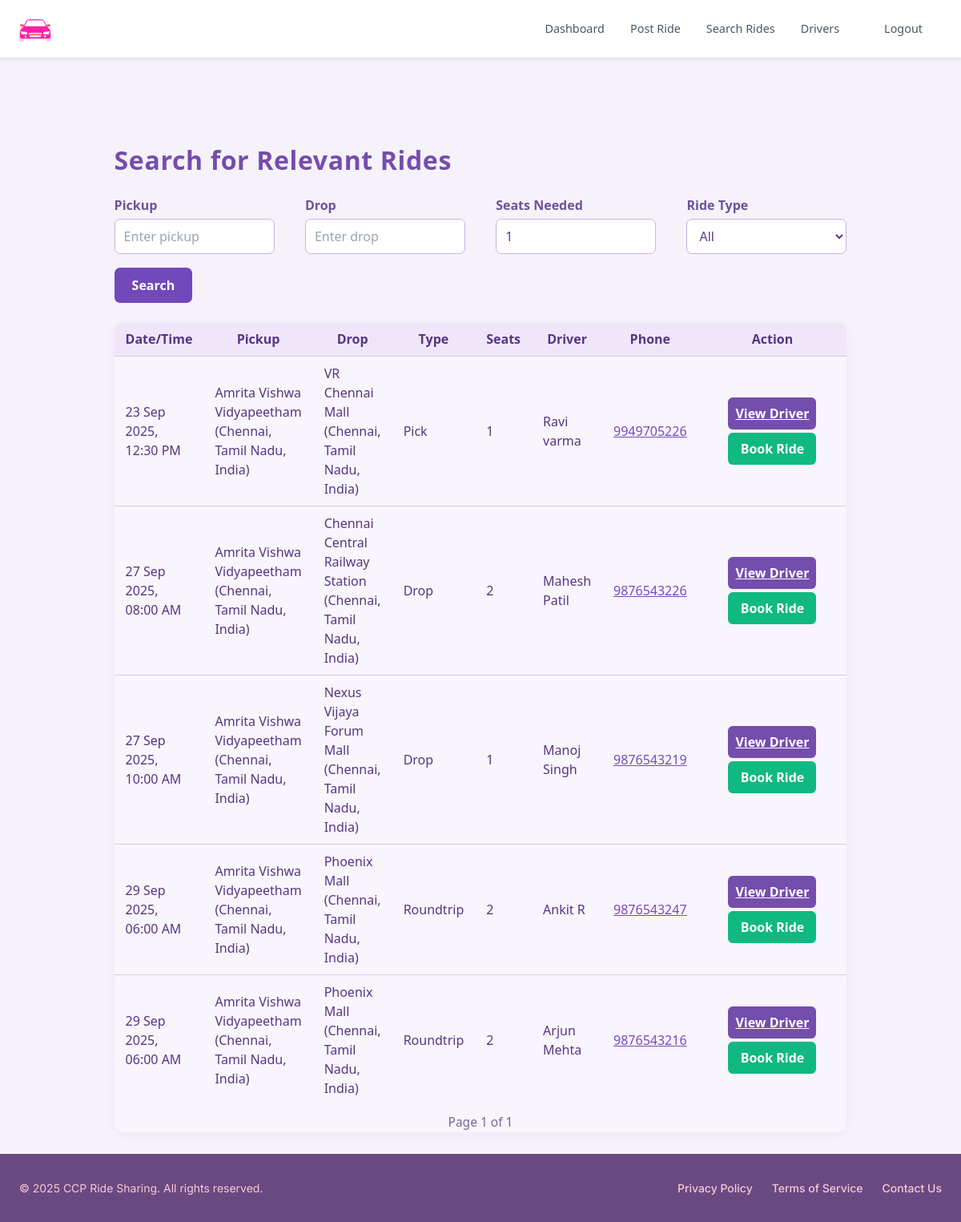
Page /search_ride.php (signed in) on the committed database.
### tables this page shows
CREATE TABLE `ride_requests` (
  `id` int(11) NOT NULL,
  `user_id` int(11) NOT NULL,
  `driver_id` int(11) NOT NULL,
  `request_time` datetime DEFAULT current_timestamp(),
  `ride_datetime` datetime NOT NULL,
  `ride_type` enum('drop','pick','roundtrip') NOT NULL,
  `pickup_location` varchar(255) NOT NULL,
  `drop_location` varchar(255) NOT NULL,
  `status` enum('waiting','accepted','rejected') DEFAULT 'waiting',
  `notification_sent` tinyint(1) DEFAULT 0,
  `post_ride` enum('yes','no') NOT NULL DEFAULT 'no',
  `available_seats` int(11) DEFAULT 0
);

CREATE TABLE `drivers` (
  `id` int(11) NOT NULL,
  `name` varchar(100) NOT NULL,
  `phone` varchar(15) NOT NULL,
  `password` varchar(255) NOT NULL,
  `aadhar` varchar(20) NOT NULL,
  `license` varchar(50) NOT NULL,
  `languages` varchar(100) DEFAULT NULL,
  `car_model` varchar(100) NOT NULL,
  `car_capacity` int(11) NOT NULL,
  `car_number` varchar(20) NOT NULL,
  `price_per_km` decimal(6,2) NOT NULL,
  `created_at` timestamp NOT NULL DEFAULT current_timestamp(),
  `outstation` varchar(3) DEFAULT NULL
);

### public/search_ride.php (the view, shortened to what this page needs)
<?php
require_once '../includes/db_connection.php';
include '../includes/header_private.php';
$pickup = trim($_GET['pickup'] ?? '');
$drop = trim($_GET['drop'] ?? '');
$ride_type = $_GET['ride_type'] ?? '';
$required_seats = max(1, intval($_GET['seats'] ?? 1));
$limit = 6;
$page = max(1, intval($_GET['page'] ?? 1));
$offset = ($page - 1) * $limit;
$where = ["r.status = 'accepted'", "r.available_seats >= ?"];
$params = [$required_seats];
$where_sql = count($where) ? 'WHERE ' . implode(' AND ', $where) : '';
$stmt_count = $pdo->prepare("SELECT COUNT(*) FROM ride_requests r $where_sql");
$stmt_count->execute($params);
$total_rides = $stmt_count->fetchColumn();
$total_pages = ceil($total_rides / $limit);
$stmt = $pdo->prepare("
  SELECT r.*, d.name AS driver_name, d.phone AS driver_phone
  FROM ride_requests r
  JOIN drivers d ON r.driver_id = d.id
  $where_sql
  ORDER BY r.ride_datetime ASC
  LIMIT $limit OFFSET $offset
");
$stmt->execute($params);
$rides = $stmt->fetchAll();
?>
<!DOCTYPE html>
<html lang="en">
<head>
    <script src="https://cdn.tailwindcss.com"></script>
    <link href="https://cdnjs.cloudflare.com/ajax/libs/font-awesome/6.0.0/css/all.min.css" rel="stylesheet" />
</head>
<body>
    <div class="page-content">
        <h2>Search for Relevant Rides</h2>
        <form method="get" class="simple-search-form" autocomplete="off">
            <div>
                <label for="pickup">Pickup</label>
                <input id="pickup" name="pickup" type="text" placeholder="Enter pickup" value="<?= htmlspecialchars($pickup) ?>">
            </div>
            <div>
                <label for="drop">Drop</label>
                <input id="drop" name="drop" type="text" placeholder="Enter drop" value="<?= htmlspecialchars($drop) ?>">
            </div>
            <div>
                <label for="seats">Seats Needed</label>
                <input id="seats" name="seats" type="number" min="1" max="10" value="<?= $required_seats ?>" required>
            </div>
            <div>
                <label for="ride_type">Ride Type</label>
                <select id="ride_type" name="ride_type">
                    <option value="" <?= $ride_type === '' ? 'selected' : '' ?>>All</option>
                </select>
            </div>
            <button type="submit" class="search-btn">Search</button>
        </form>
        <div class="rides-table-block">
            <?php if ($total_rides > 0): ?>
                <table class="ride-table">
                    <thead>
                        <tr>
                            <th>Date/Time</th>
                            <th>Pickup</th>
                            <th>Drop</th>
                            <th>Type</th>
                            <th>Seats</th>
                            <th>Driver</th>
                            <th>Phone</th>
                            <th>Action</th>
                        </tr>
                    </thead>
                    <tbody>
                        <?php foreach ($rides as $ride): ?>
                            <tr>
                                <td><?= date('d M Y, h:i A', strtotime($ride['ride_datetime'])) ?></td>
                                <td><?= htmlspecialchars($ride['pickup_location']) ?></td>
                                <td><?= htmlspecialchars($ride['drop_location']) ?></td>
                                <td><?= ucfirst($ride['ride_type']) ?></td>
                                <td><?= intval($ride['available_seats']) ?></td>
                                <td><?= htmlspecialchars($ride['driver_name']) ?></td>
                                <td><a href="tel:<?= htmlspecialchars($ride['driver_phone']) ?>"><?= htmlspecialchars($ride['driver_phone']) ?></a></td>
                                <td style="text-align:center;">
                                    <a style="color: white" href="driver_profile.php?driver_id=<?= (int)$ride['driver_id'] ?>" class="action-btn view-driver-btn">View Driver</a>
                                    <button class="action-btn book-ride-btn" onclick="bookRide(<?= (int)$ride['id'] ?>, '<?= htmlspecialchars($ride['pickup_location']) ?>', '<?= htmlspecialchars($ride['drop_location']) ?>', '<?= htmlspecialchars($ride['driver_name']) ?>')">Book Ride</button>
                                </td>
                            </tr>
                        <?php endforeach; ?>
                    </tbody>
                </table>
                <div class="page-control">
                    <span>Page <?= $page ?> of <?= $total_pages ?></span>
                </div>
            <?php else: ?>
                <div style="padding: 1.8rem; text-align:center; color:#a17bb3;">No rides found. Try other pickup/drop or seats criteria.</div>
            <?php endif; ?>
        </div>
    </div>
    <?php include '../includes/footer_private.php'; ?>
</body>
</html>

### includes/header_private.php (style rules this page uses)
* { margin: 0; padding: 0; box-sizing: border-box; }
body { font-family: 'Inter', -apple-system, BlinkMacSystemFont, 'Segoe UI', Roboto, Oxygen, Ubuntu, Cantarell, sans-serif; background-color: #f5f7fa; color: #333; line-height: 1.6; }

### public/search_ride.php (style rules this page uses)
body { min-height: 100vh; display: flex; flex-direction: column; background: #f6f2fa; color: #534779; font-family: 'Segoe UI', Tahoma, Geneva, Verdana, sans-serif; }
.page-content { flex: 1; max-width: 950px; margin: 2.5rem auto 0 auto; width: 100%; padding: 0 1.1rem; box-sizing: border-box; }
h2 { font-size: 2rem; font-weight: 700; color: #754dac; margin-bottom: 1.25rem; letter-spacing: 0.02em; }
form.simple-search-form { display: flex; flex-wrap: wrap; gap: 1.1rem 2.4rem; align-items: flex-end; margin-bottom: 1.5rem; }
form.simple-search-form > div { flex: 1; min-width: 180px; }
form.simple-search-form label { font-weight: 600; margin-bottom: 0.3rem; display: block; color: #6e529a; }
form.simple-search-form input, form.simple-search-form select { width: 100%; padding: 9px 11px; font-size: 1rem; border-radius: 7px; border: 1px solid #c6b3e3; background: #fff; color: #5a3e85; }
button.search-btn { padding: 10px 22px; background: #7248bb; border: none; color: white; font-weight: 600; font-size: 1rem; border-radius: 7px; cursor: pointer; }
.rides-table-block { background: #f8f5fc; border-radius: 12px; box-shadow: 0 3px 14px #c2b1e627; margin-bottom: 1.7rem; overflow-x: auto; }
.ride-table { width: 100%; border-collapse: collapse; background: transparent; }
.ride-table th, .ride-table td { padding: 9px 14px; border-bottom: 1px solid #d6cbe7; font-size: 1rem; color: #563682; }
.ride-table th { background: #efe6fa; font-weight: 700; }
.ride-table tr:last-child td { border-bottom: none; }
.ride-table a { color: #784abe; text-decoration: underline; }
.page-control { display: flex; justify-content: space-between; color: #786697; font-size:0.97rem; margin-top: 10px; }
.ride-table th, .ride-table td { vertical-align: middle; }
.action-btn { display: inline-block; min-width: 110px; padding: 8px 0; border-radius: 6px; color: #fff; font-weight: 600; text-align: center; text-decoration: none; border: none; font-size: 1rem; cursor: pointer; transition: all 0.3s ease; margin: 2px; }
.view-driver-btn { background: #754dac; }
.book-ride-btn { background: #10B981; }
.ride-table th:last-child, .ride-table td:last-child { width: 240px; text-align: center; }

### includes/footer_private.php (style rules this page uses)
* { margin: 0; padding: 0; box-sizing: border-box; }

### rows in the picture
ride_requests: ride_datetime "23 Sep 2025, 12:30 PM", pickup_location "Amrita Vishwa Vidyapeetham (Chennai, Tamil Nadu, India)", drop_location "VR Chennai Mall (Chennai, Tamil Nadu, India)", ride_type "Pick", available_seats "1", driver.name "Ravi varma", driver.phone "9949705226"
ride_requests: ride_datetime "27 Sep 2025, 08:00 AM", pickup_location "Amrita Vishwa Vidyapeetham (Chennai, Tamil Nadu, India)", drop_location "Chennai Central Railway Station (Chennai, Tamil Nadu, India)", ride_type "Drop", available_seats "2", driver.name "Mahesh Patil", driver.phone "9876543226"
ride_requests: ride_datetime "27 Sep 2025, 10:00 AM", pickup_location "Amrita Vishwa Vidyapeetham (Chennai, Tamil Nadu, India)", drop_location "Nexus Vijaya Forum Mall (Chennai, Tamil Nadu, India)", ride_type "Drop", available_seats "1", driver.name "Manoj Singh", driver.phone "9876543219"
ride_requests: ride_datetime "29 Sep 2025, 06:00 AM", pickup_location "Amrita Vishwa Vidyapeetham (Chennai, Tamil Nadu, India)", drop_location "Phoenix Mall (Chennai, Tamil Nadu, India)", ride_type "Roundtrip", available_seats "2", driver.name "Ankit R", driver.phone "9876543247"
ride_requests: ride_datetime "29 Sep 2025, 06:00 AM", pickup_location "Amrita Vishwa Vidyapeetham (Chennai, Tamil Nadu, India)", drop_location "Phoenix Mall (Chennai, Tamil Nadu, India)", ride_type "Roundtrip", available_seats "2", driver.name "Arjun Mehta", driver.phone "9876543216"

### other values in the picture
$page "1"
$total_pages "1"
